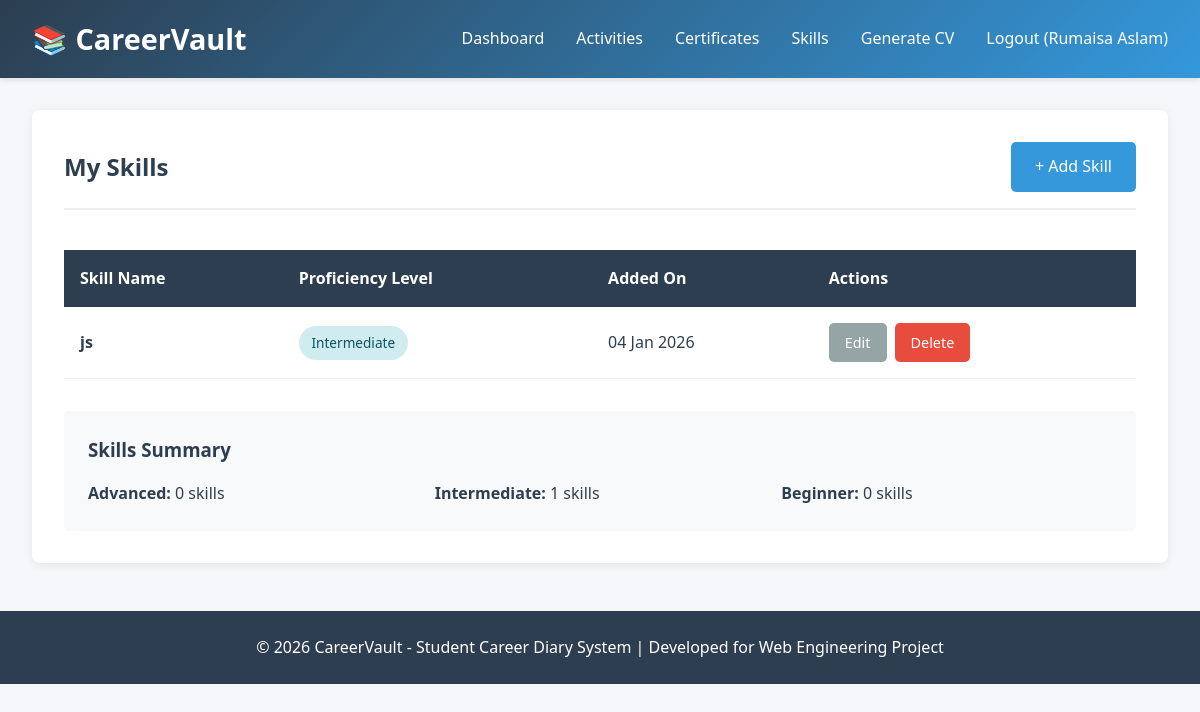
The page /skills/index.php (signed in) on the database its author committed.
### tables this page shows
CREATE TABLE `skills` (
  `skill_id` int(11) NOT NULL,
  `user_id` int(11) NOT NULL,
  `skill_name` varchar(100) NOT NULL,
  `skill_level` enum('Beginner','Intermediate','Advanced') NOT NULL,
  `created_at` timestamp NOT NULL DEFAULT current_timestamp()
);

### includes/session.php (called while the page is built, shortened)
<?php
function get_user_id() {
    return $_SESSION['user_id'] ?? null;
}
?>

### includes/helpers.php (called while the page is built, shortened)
<?php
function format_date($date) {
    return date('d M Y', strtotime($date));
}

### skills/index.php (the view, shortened to what this page needs)
<?php
require_once __DIR__ . '/../config/db.php';
require_once __DIR__ . '/../includes/session.php';
require_once __DIR__ . '/../includes/helpers.php';
$user_id = get_user_id();
$sql = "SELECT * FROM skills WHERE user_id = ? ORDER BY skill_level DESC, skill_name ASC";
$stmt = $conn->prepare($sql);
$stmt->bind_param("i", $user_id);
$stmt->execute();
$skills = $stmt->get_result();
include '../includes/header.php';
?>
<div class="container">
    <div class="card">
        <div class="card-header">
            <h2 class="card-title">My Skills</h2>
            <a href="add.php" class="btn btn-primary">+ Add Skill</a>
        </div>
        <?php if ($skills->num_rows > 0): ?>
            <div class="table-responsive">
                <table class="table">
                    <thead>
                        <tr>
                            <th>Skill Name</th>
                            <th>Proficiency Level</th>
                            <th>Added On</th>
                            <th>Actions</th>
                        </tr>
                    </thead>
                    <tbody>
                        <?php while ($skill = $skills->fetch_assoc()): ?>
                            <tr>
                                <td><strong><?php echo htmlspecialchars($skill['skill_name']); ?></strong></td>
                                <td>
                                    <?php
                                    $badge_class = 'badge-info';
                                    if ($skill['skill_level'] == 'Advanced') $badge_class = 'badge-success';
                                    elseif ($skill['skill_level'] == 'Intermediate') $badge_class = 'badge-primary';
                                    ?>
                                    <span class="badge <?php echo $badge_class; ?>">
                                        <?php echo $skill['skill_level']; ?>
                                    </span>
                                </td>
                                <td><?php echo format_date($skill['created_at']); ?></td>
                                <td>
                                    <div class="action-buttons">
                                        <a href="edit.php?id=<?php echo $skill['skill_id']; ?>"
                                           class="btn btn-secondary btn-small">Edit</a>
                                        <a href="delete.php?id=<?php echo $skill['skill_id']; ?>"
                                           class="btn btn-danger btn-small"
                                           onclick="return confirm('Are you sure you want to delete this skill?')">Delete</a>
                                    </div>
                                </td>
                            </tr>
                        <?php endwhile; ?>
                    </tbody>
                </table>
            </div>
            <div style="margin-top: 2rem; padding: 1.5rem; background-color: #f8f9fa; border-radius: 5px;">
                <h3 style="margin-bottom: 1rem;">Skills Summary</h3>
                <div style="display: grid; grid-template-columns: repeat(auto-fit, minmax(200px, 1fr)); gap: 1rem;">
                    <?php
                    $skills->data_seek(0);
                    $levels = ['Advanced' => 0, 'Intermediate' => 0, 'Beginner' => 0];
                    while ($skill = $skills->fetch_assoc()) {
                        $levels[$skill['skill_level']]++;
                    }
                    ?>
                    <div>
                        <strong>Advanced:</strong> <?php echo $levels['Advanced']; ?> skills
                    </div>
                    <div>
                        <strong>Intermediate:</strong> <?php echo $levels['Intermediate']; ?> skills
                    </div>
                    <div>
                        <strong>Beginner:</strong> <?php echo $levels['Beginner']; ?> skills
                    </div>
                </div>
            </div>
        <?php endif; ?>
    </div>
</div>
<?php include '../includes/footer.php'; ?>

### assets/css/style.css (style rules this page uses)
:root { --primary-color: #2c3e50; --secondary-color: #3498db; --success-color: #27ae60; --danger-color: #e74c3c; --warning-color: #f39c12; --light-bg: #ecf0f1; --dark-text: #2c3e50; --border-color: #bdc3c7; }
* { margin: 0; padding: 0; box-sizing: border-box; }
body { font-family: 'Segoe UI', Tahoma, Geneva, Verdana, sans-serif; background-color: #f5f7fa; color: var(--dark-text); line-height: 1.6; }
.container { max-width: 1200px; margin: 2rem auto; padding: 0 2rem; }
.card { background: white; border-radius: 8px; padding: 2rem; margin-bottom: 2rem; box-shadow: 0 2px 10px rgba(0,0,0,0.08); }
.card-header { display: flex; justify-content: space-between; align-items: center; margin-bottom: 1.5rem; padding-bottom: 1rem; border-bottom: 2px solid var(--light-bg); }
.card-title { font-size: 1.5rem; color: var(--primary-color); font-weight: 600; }
.btn { padding: 0.75rem 1.5rem; border: none; border-radius: 5px; cursor: pointer; font-size: 1rem; font-weight: 500; transition: all 0.3s; text-decoration: none; display: inline-block; }
.btn-primary { background-color: var(--secondary-color); color: white; }
.btn-danger { background-color: var(--danger-color); color: white; }
.btn-secondary { background-color: #95a5a6; color: white; }
.btn-small { padding: 0.5rem 1rem; font-size: 0.9rem; }
.table-responsive { overflow-x: auto; }
.table { width: 100%; border-collapse: collapse; margin-top: 1rem; }
.table th { background-color: var(--primary-color); color: white; padding: 1rem; text-align: left; font-weight: 600; }
.table td { padding: 1rem; border-bottom: 1px solid var(--light-bg); }
.badge { display: inline-block; padding: 0.4rem 0.8rem; border-radius: 20px; font-size: 0.85rem; font-weight: 500; }
.badge-primary { background-color: #d1ecf1; color: #0c5460; }
.action-buttons { display: flex; gap: 0.5rem; }

### rows shown on the page
skills: skill_name "js", skill_level "Intermediate", created_at "04 Jan 2026"

### other values the page prints
get_user_name() "Rumaisa Aslam"
$levels['Advanced'] "0"
$levels['Intermediate'] "1"
$levels['Beginner'] "0"
